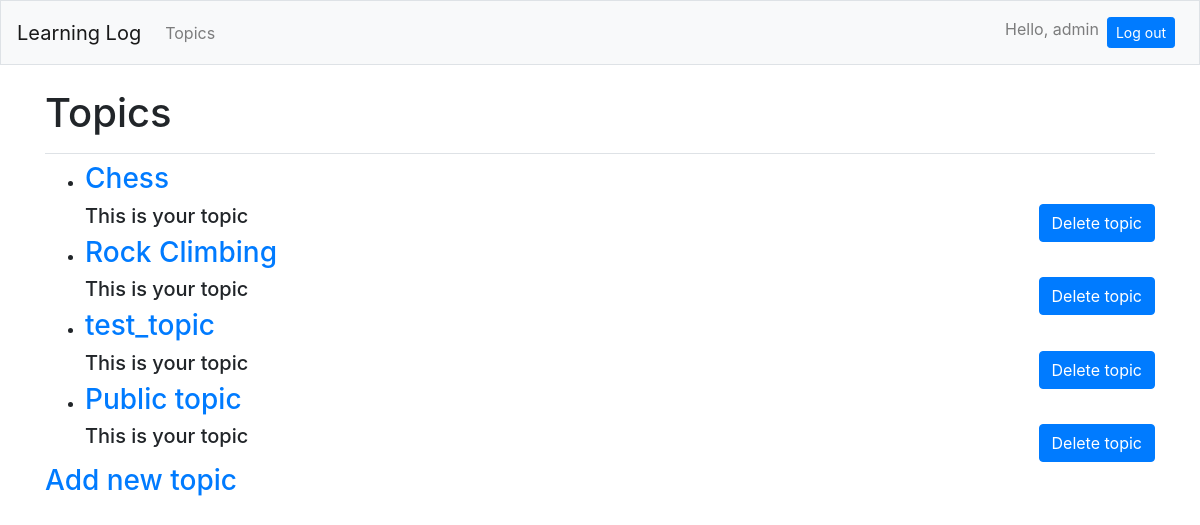
The app's page /topics/ (signed in), older data.
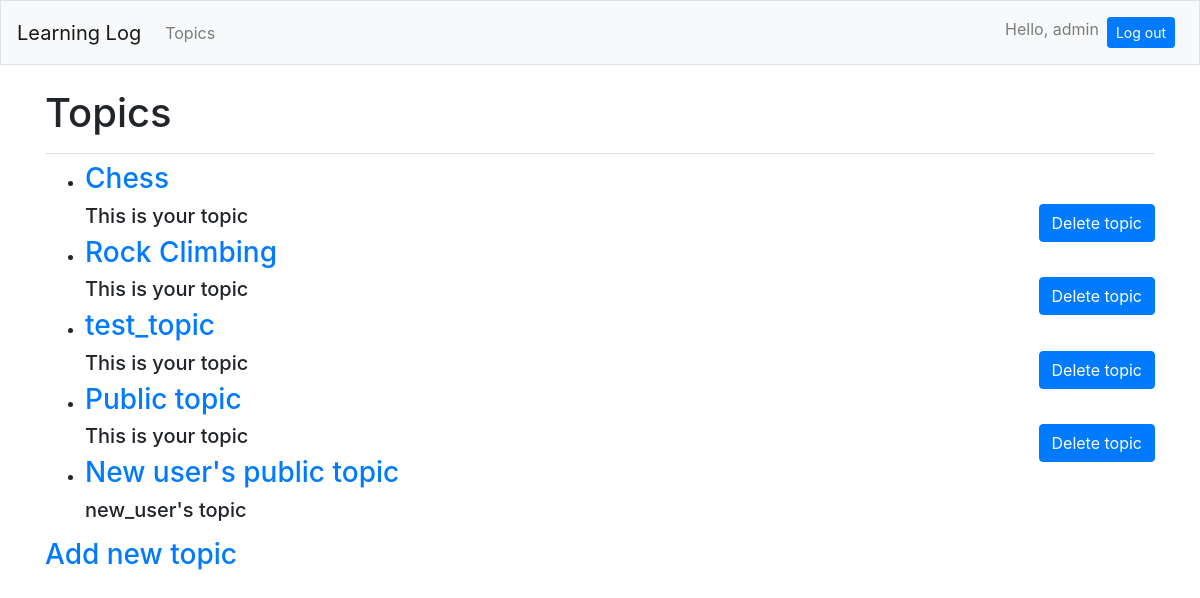
The same page, newer data.
### learning_logs/models.py (models this page shows)
class Topic(models.Model):
	text = models.CharField(max_length=200)
	date_added = models.DateTimeField(auto_now_add=True)
	owner = models.ForeignKey(User, on_delete=models.CASCADE)
	private = models.BooleanField()
	def __str__(self):
		return self.text

### learning_logs/views.py (the view)
# urls.py: path('topics/', views.topics, name='topics'),
@login_required
def topics(request):
	topics_owner = Topic.objects.filter(owner=request.user).order_by('date_added')
	topics_private = Topic.objects.filter(private=False)
	if topics_private:
		topics = topics_owner | topics_private
	else:
		topics = topics_owner
	context = {'topics': topics}
	return render(request, 'learning_logs/topics.html', context)

### learning_logs/templates/learning_logs/topics.html
{% extends "learning_logs/base.html" %}
{% load bootstrap4 %}
{% block page_header %}
	<h1>Topics</h1>
{% endblock page_header %}
{% block content %}
	<ul>
		{% for topic in topics %}
			<li><h3>
				<a href="{% url 'learning_logs:topic' topic.id %}">{{ topic }}</a>
			</h3></li>
			{% if user == topic.owner %}
				<div class="float-right">
					{% buttons %}
						<a href="{% url 'learning_logs:delete_topic' topic.id %}" class="btn btn-primary">Delete topic</a>
					{% endbuttons %}
				</div>
				<h5>This is your topic</h5>
			{% else %}
				<h5>{{ topic.owner }}'s topic</h5>
			{% endif %}
		{% empty %}
			<li><h3>No topics have been added yet.</h3></li>
		{% endfor %}
	</ul>
	<h3><a href="{% url 'learning_logs:new_topic' %}">Add new topic</a></h3>
{% endblock content %}

Row changes from the older to the newer data that the page shows:
added Topic: text "New user's public topic", owner "new_user"
